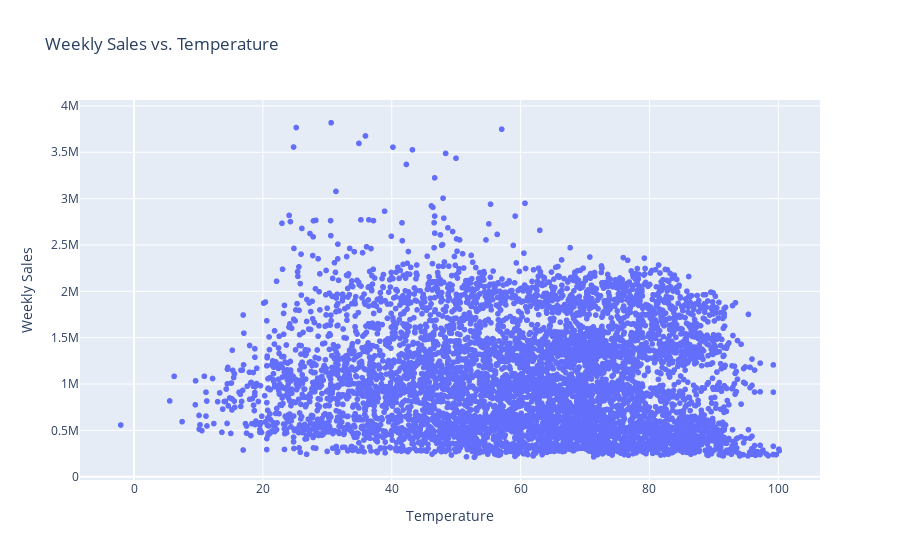

This figure's notebook cell:
### Code cell
# Plot scatter plot of Weekly Sales vs. Temperature

fig = px.scatter(df, x='Temperature', y='Weekly_Sales', title='Weekly Sales vs. Temperature', labels={'Weekly_Sales': 'Weekly Sales'})
fig.update_layout(xaxis_title='Temperature', yaxis_title='Weekly Sales')
fig.show()
# Save the figure as a PNG image with a transparent background
fig.update_layout(plot_bgcolor='rgba(0,0,0,0)', paper_bgcolor='rgba(0,0,0,0)')
pio.write_image(fig, 'weekly sales vs temp plot.png')

### Figure 1 — Plotly figure (JSON) as saved in the notebook; plotly's stock layout.template omitted (floating-point values rounded to 4 significant figures; data arrays with more than 128 entries replaced by an {"elided": "..."} marker saying what was removed)
{"data": [{"hovertemplate": "Temperature=%{x}<br>Weekly Sales=%{y}<extra></extra>", "legendgroup": "", "marker": {"color": "#636efa", "symbol": "circle"}, "mode": "markers", "name": "", "showlegend": false, "type": "scattergl", "x": {"elided": "6435 float values"}, "xaxis": "x", "y": {"elided": "6435 float values"}, "yaxis": "y"}], "layout": {"legend": {"tracegroupgap": 0}, "title": {"text": "Weekly Sales vs. Temperature"}, "xaxis": {"anchor": "y", "domain": [0, 1], "title": {"text": "Temperature"}}, "yaxis": {"anchor": "x", "domain": [0, 1], "title": {"text": "Weekly Sales"}}}}
